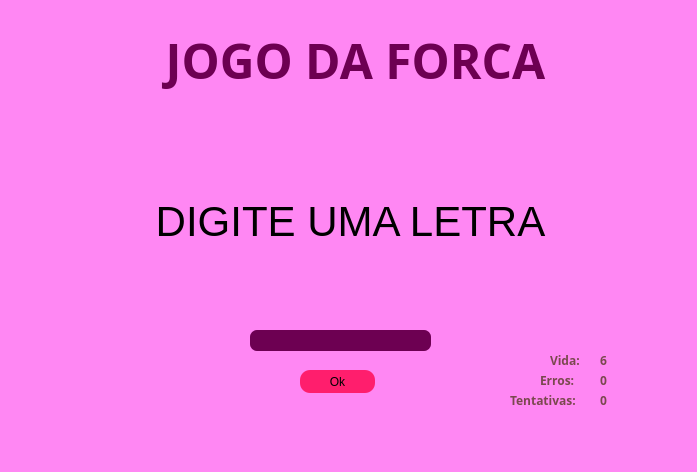
<?xml version="1.0" encoding="UTF-8"?>
<ui version="4.0">
 <class>MainWindow</class>
 <widget class="QMainWindow" name="MainWindow">
  <property name="geometry">
   <rect>
    <x>0</x>
    <y>0</y>
    <width>697</width>
    <height>472</height>
   </rect>
  </property>
  <property name="windowTitle">
   <string>MainWindow</string>
  </property>
  <property name="styleSheet">
   <string notr="true">background-color: rgb(255, 135, 243);</string>
  </property>
  <widget class="QWidget" name="centralwidget">
   <widget class="QLabel" name="label">
    <property name="geometry">
     <rect>
      <x>80</x>
      <y>10</y>
      <width>551</width>
      <height>101</height>
     </rect>
    </property>
    <property name="font">
     <font>
      <family>Rockwell Extra Bold</family>
      <pointsize>36</pointsize>
      <weight>75</weight>
      <bold>true</bold>
     </font>
    </property>
    <property name="styleSheet">
     <string notr="true">color:rgb(109, 0, 82);</string>
    </property>
    <property name="text">
     <string>JOGO DA FORCA</string>
    </property>
    <property name="scaledContents">
     <bool>true</bool>
    </property>
    <property name="alignment">
     <set>Qt::AlignCenter</set>
    </property>
   </widget>
   <widget class="QLabel" name="label_2">
    <property name="geometry">
     <rect>
      <x>550</x>
      <y>350</y>
      <width>41</width>
      <height>21</height>
     </rect>
    </property>
    <property name="font">
     <font>
      <family>Rockwell Extra Bold</family>
      <weight>75</weight>
      <bold>true</bold>
     </font>
    </property>
    <property name="styleSheet">
     <string notr="true">background: transparent;
color:#7A484E;</string>
    </property>
    <property name="text">
     <string>Vida:</string>
    </property>
   </widget>
   <widget class="QLabel" name="label_3">
    <property name="geometry">
     <rect>
      <x>510</x>
      <y>390</y>
      <width>81</width>
      <height>21</height>
     </rect>
    </property>
    <property name="font">
     <font>
      <family>Rockwell Extra Bold</family>
      <weight>75</weight>
      <bold>true</bold>
     </font>
    </property>
    <property name="styleSheet">
     <string notr="true">background: transparent;
color:#7A484E;</string>
    </property>
    <property name="text">
     <string>Tentativas: </string>
    </property>
   </widget>
   <widget class="QLabel" name="label_6">
    <property name="geometry">
     <rect>
      <x>600</x>
      <y>390</y>
      <width>21</width>
      <height>21</height>
     </rect>
    </property>
    <property name="font">
     <font>
      <family>Rockwell Extra Bold</family>
      <weight>75</weight>
      <bold>true</bold>
     </font>
    </property>
    <property name="styleSheet">
     <string notr="true">background: transparent;
color:#7A484E;</string>
    </property>
    <property name="text">
     <string>0</string>
    </property>
   </widget>
   <widget class="QLabel" name="label_8">
    <property name="geometry">
     <rect>
      <x>0</x>
      <y>130</y>
      <width>701</width>
      <height>181</height>
     </rect>
    </property>
    <property name="styleSheet">
     <string notr="true">background: transparent;
font-size: 42px;
</string>
    </property>
    <property name="text">
     <string>DIGITE UMA LETRA</string>
    </property>
    <property name="alignment">
     <set>Qt::AlignCenter</set>
    </property>
   </widget>
   <widget class="QLineEdit" name="lineEdit">
    <property name="geometry">
     <rect>
      <x>250</x>
      <y>330</y>
      <width>181</width>
      <height>21</height>
     </rect>
    </property>
    <property name="styleSheet">
     <string notr="true">border: none;
background-color:rgb(109, 0, 82);
border-radius:7px;

</string>
    </property>
   </widget>
   <widget class="QPushButton" name="btn_enviar">
    <property name="geometry">
     <rect>
      <x>300</x>
      <y>370</y>
      <width>75</width>
      <height>23</height>
     </rect>
    </property>
    <property name="styleSheet">
     <string notr="true">background-color: rgb(255, 30, 109);
border-radius: 10px;</string>
    </property>
    <property name="text">
     <string>Ok</string>
    </property>
   </widget>
   <widget class="QLabel" name="label_7">
    <property name="geometry">
     <rect>
      <x>600</x>
      <y>350</y>
      <width>21</width>
      <height>21</height>
     </rect>
    </property>
    <property name="font">
     <font>
      <family>Rockwell Extra Bold</family>
      <weight>75</weight>
      <bold>true</bold>
     </font>
    </property>
    <property name="styleSheet">
     <string notr="true">background: transparent;
color:#7A484E;</string>
    </property>
    <property name="text">
     <string>6</string>
    </property>
   </widget>
   <widget class="QLabel" name="label_9">
    <property name="geometry">
     <rect>
      <x>600</x>
      <y>370</y>
      <width>21</width>
      <height>21</height>
     </rect>
    </property>
    <property name="font">
     <font>
      <family>Rockwell Extra Bold</family>
      <weight>75</weight>
      <bold>true</bold>
     </font>
    </property>
    <property name="styleSheet">
     <string notr="true">background: transparent;
color:#7A484E;</string>
    </property>
    <property name="text">
     <string>0</string>
    </property>
   </widget>
   <widget class="QLabel" name="label_4">
    <property name="geometry">
     <rect>
      <x>540</x>
      <y>370</y>
      <width>41</width>
      <height>21</height>
     </rect>
    </property>
    <property name="font">
     <font>
      <family>Rockwell Extra Bold</family>
      <weight>75</weight>
      <bold>true</bold>
     </font>
    </property>
    <property name="styleSheet">
     <string notr="true">background: transparent;
color:#7A484E;</string>
    </property>
    <property name="text">
     <string>Erros:</string>
    </property>
   </widget>
  </widget>
  <widget class="QMenuBar" name="menubar">
   <property name="geometry">
    <rect>
     <x>0</x>
     <y>0</y>
     <width>697</width>
     <height>21</height>
    </rect>
   </property>
  </widget>
  <widget class="QStatusBar" name="statusbar"/>
 </widget>
 <resources/>
 <connections/>
</ui>
